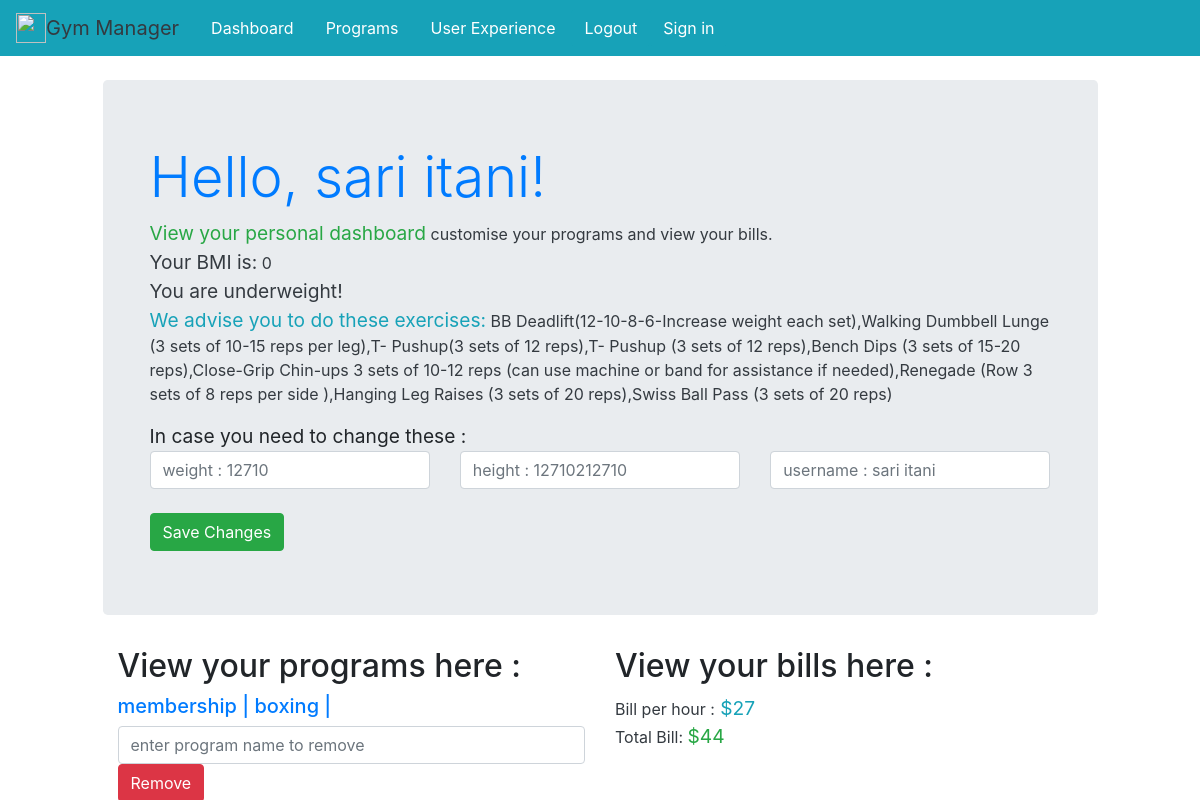
Page /dashboard/1 on the earlier database version.
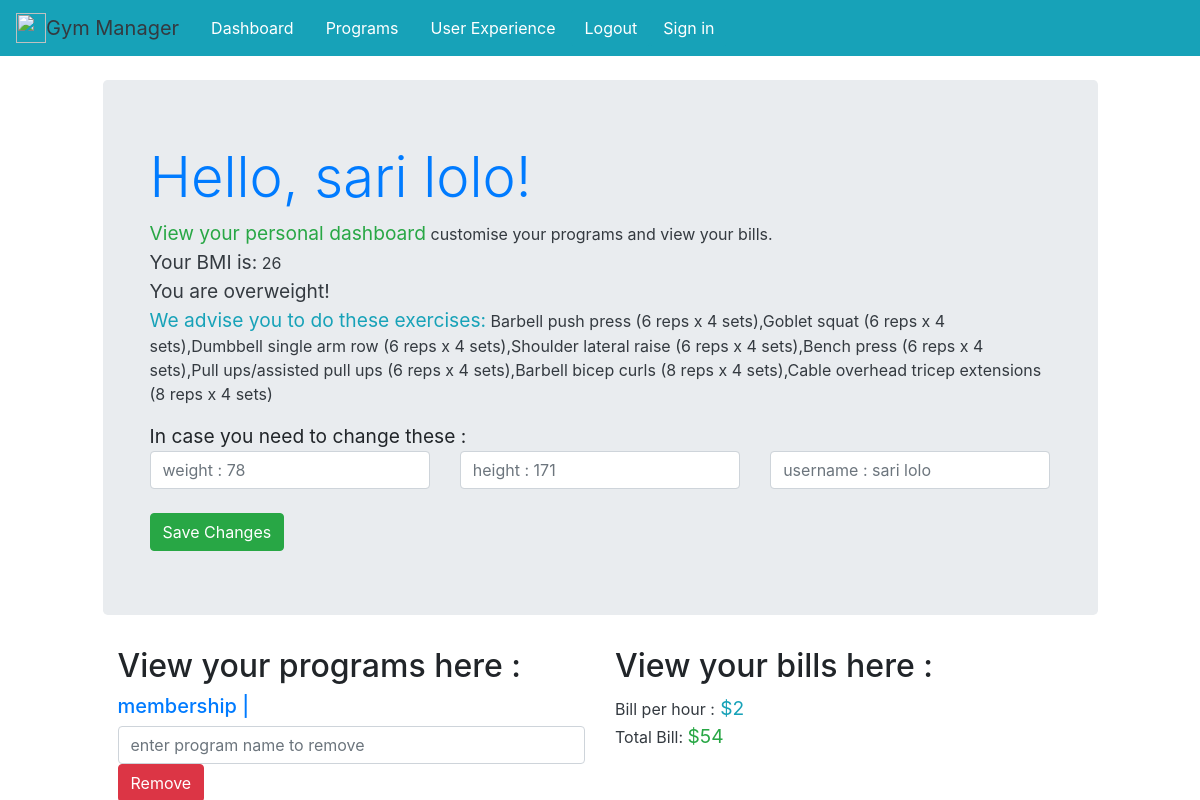
Same page on the later database version.
### gymbros/models.py (models this page shows, shortened)
class Customer(models.Model):
    customer = models.ForeignKey(User, on_delete=models.CASCADE)
    name = models.CharField(max_length=20, unique=True)
    gender = models.CharField(max_length=10)
    weight = models.IntegerField()
    height = models.IntegerField()
    bmi = models.IntegerField()
    Programs = models.CharField(max_length=200)
    bill = models.IntegerField()

### gymbros/views.py (the view, shortened to what this page needs)
# urls.py: path('dashboard/<int:userID>', dashboard, name='dashbaord'),
def dashboard(response, userID):
    customer = Customer.objects.get(customer_id=userID)
    global customerID
    customerID = customer.id
    if customer.bmi <= 20:
        msg = "You are underweight!"
        training = "BB Deadlift(12-10-8-6-Increase weight each set),Walking Dumbbell Lunge (3 sets of 10-15 reps per leg),T- Pushup(3 sets of 12 reps),T- Pushup (3 sets of 12 reps),Bench Dips (3 sets of 15-20 reps),Close-Grip Chin-ups 3 sets of 10-12 reps (can use machine or band for assistance if needed),Renegade (Row 3 sets of 8 reps per side ),Hanging Leg Raises  (3 sets of 20 reps),Swiss Ball Pass (3 sets of 20 reps)"
    elif customer.bmi <= 30:
        msg = "You are overweight!"
        training = "Barbell push press (6 reps x 4 sets),Goblet squat (6 reps x 4 sets),Dumbbell single arm row (6 reps x 4 sets),Shoulder lateral raise (6 reps x 4 sets),Bench press (6 reps x 4 sets),Pull ups/assisted pull ups (6 reps x 4 sets),Barbell bicep curls (8 reps x 4 sets),Cable overhead tricep extensions (8 reps x 4 sets)"
    return render(response, "gymbros/dashboard.html", {"userID": userID, "name": customer.name, "programs": customer.Programs.replace(" ", " | "), "bill": customer.bill, "bmi": customer.bmi, "msg": msg, "training": training, "payment": Customers.objects.get(Customer_id=customer.id).bill, "weight": customer.weight, "height": customer.height})

### gymbros/templates/gymbros/dashboard.html (shortened to what this page needs)
{% extends 'gymbros/base.html' %}
{% block content%}
<form method="POST">
    <div class="jumbotron">
        <div class="container">
        <h1 class="display-4 text-primary">Hello, {{name}}!</h1>
        <p class="text-dark"><big class="text-success">View your personal dashboard</big> customise your programs and view your bills.<br>
        <big>Your BMI is:</big> {{bmi}}<br><big>{{msg}}</big><br><big class="text-info" >We advise you to do these exercises:</big> {{training}}</p>
        <big>In case you need to change these :</big>
        <div class="row">
            <div class="col">
                <input type="number" name="weight" class="form-control" placeholder="weight : {{weight}}">
            </div>
            <div class="col">
                <input type="number" name="height" class="form-control" placeholder="height : {{height}}">
            </div>
            <div class="col">
                <input type="text" name="username" class="form-control" placeholder="username : {{name}}">
            </div>
        </div>
        <br>
        <button type="submit" class="btn btn-success" name="save" value="save">Save Changes</button>
        </div>
    </div>
    <div class="container">
        <div class="row">
        <div class="col-md-6">
            <h2>View your programs here :</h2>
            <h5 class="text-primary">{{programs}}</h5>
            <input type="text" class="form-control" name="program" placeholder="enter program name to remove"/>
            <button type="submit" name="remove" value="remove" class="btn btn-danger">Remove</button>
        </div>
        <div class="col-md-6">
            <h2>View your bills here :</h2>
            <p class="text-dark">Bill per hour :<big class="text-info"> ${{bill}}</big><br>Total Bill: <big class="text-success">${{payment}}</p>
        </div>
        </div>
    </div>
</form>
{% endblock %}

Differences in the rows shown:
changed Customer: name "sari itani" → "sari lolo"; username "username : sari itani" → "username : sari lolo"
Other differences:
{{ bmi }}: "0" → "26"
{{ msg }}: "You are underweight!" → "You are overweight!"
{{ training }}: "BB Deadlift(12-10-8-6-Increase weight each set),Walking Dumbbell Lunge (3 sets of 10-15 reps per leg),T- Pushup(3 sets of 12 reps),T- Pushup (3 sets of 12 reps),Bench Dips (3 sets of 15-20 reps),Close-Grip Chin-ups 3 sets of 10-12 reps (can use machine or band for assistance if needed),Renegade (Row 3 sets of 8 reps per side ),Hanging Leg Raises (3 sets of 20 reps),Swiss Ball Pass (3 sets of 20 reps)" → "Barbell push press (6 reps x 4 sets),Goblet squat (6 reps x 4 sets),Dumbbell single arm row (6 reps x 4 sets),Shoulder lateral raise (6 reps x 4 sets),Bench press (6 reps x 4 sets),Pull ups/assisted pull ups (6 reps x 4 sets),Barbell bicep curls (8 reps x 4 sets),Cable overhead tricep extensions (8 reps x 4 sets)"
form field weight: "weight : 12710" → "weight : 78"
form field height: "height : 12710212710" → "height : 171"
{{ programs }}: "membership | boxing |" → "membership |"
{{ bill }}: "27" → "2"
{{ payment }}: "44" → "54"
